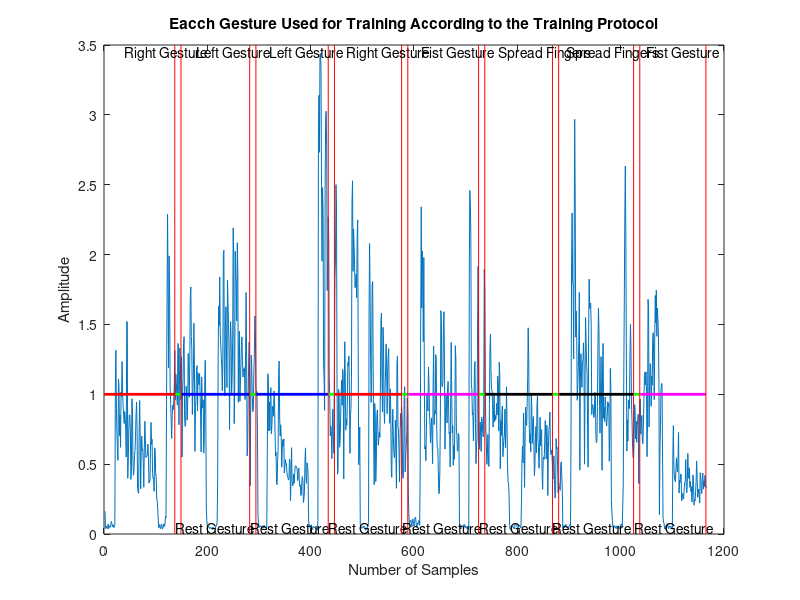

The MATLAB script that drew this image:
load trainvec_strong.mat
data=trainvec;
% Create gesture labels
gesture_labels = zeros(size(data, 1), 1);
gesture_labels(1:137) = 1; % Right gesture
gesture_labels(138:149) = 2; % Rest gesture
gesture_labels(150:282) = 3; % Left gesture
gesture_labels(283:294) = 2; % Rest gesture
gesture_labels(295:434) = 3; % Left gesture
gesture_labels(435:446) = 2; % Rest gesture
gesture_labels(447:576) = 1; % Right gesture
gesture_labels(577:588) = 2; % Rest gesture
gesture_labels(589:725) = 4; % Fist gesture
gesture_labels(726:737) = 2; % Rest gesture
gesture_labels(738:868) = 5; % Spread fingers gesture
gesture_labels(869:880) = 2; % Rest gesture
gesture_labels(881:1025) = 5; % Spread fingers gesture
gesture_labels(1026:1037) = 2; % Rest gesture
gesture_labels(1038:1165) = 4; % Fist gesture
% Plot 1: Individual Gesture Data
figure;
subplot(1, 1, 1);
plot(data(:, 1)); % Plot the first channel of the sEMG data
ylabel('Amplitude')
xlabel('Number of Samples')
title('Eacch Gesture Used for Training According to the Training Protocol')
hold on;
% Add check on y-axis for gesture data ranges
line([1, 137], [1, 1], 'Color', 'r', 'LineWidth', 2); % Right gesture
line([138, 149], [1, 1], 'Color', 'g', 'LineWidth', 2); % Rest gesture
line([150, 282], [1, 1], 'Color', 'b', 'LineWidth', 2); % Left gesture
line([283, 294], [1, 1], 'Color', 'g', 'LineWidth', 2); % Rest gesture
line([295, 434], [1, 1], 'Color', 'b', 'LineWidth', 2); % Left gesture
line([435, 446], [1, 1], 'Color', 'g', 'LineWidth', 2); % Rest gesture
line([447, 576], [1, 1], 'Color', 'r', 'LineWidth', 2); % Right gesture
line([577, 588], [1, 1], 'Color', 'g', 'LineWidth', 2); % Rest gesture
line([589, 725], [1, 1], 'Color', 'm', 'LineWidth', 2); % Fist gesture
line([726, 737], [1, 1], 'Color', 'g', 'LineWidth', 2); % Rest gesture
line([738, 868], [1, 1], 'Color', 'k', 'LineWidth', 2); % Spread fingers gesture
line([869, 880], [1, 1], 'Color', 'g', 'LineWidth', 2); % Rest gesture
line([881, 1025], [1, 1], 'Color', 'k', 'LineWidth', 2); % Spread fingers gesture
line([1026, 1037], [1, 1], 'Color', 'g', 'LineWidth', 2); % Rest gesture
line([1038, 1165], [1, 1], 'Color', 'm', 'LineWidth', 2);% Fist gesture

% Add check lines
check_points = [137, 149, 282, 294, 434, 446, 576, 588, 725, 737, 868, 880, 1025, 1037, 1165];
y_values = ylim; % Get the automatic y-axis limits

for i = 1:numel(check_points)
    line([check_points(i), check_points(i)], y_values, 'Color', 'r');
    if i == 1
        text(39, y_values(2), 'Right Gesture', 'HorizontalAlignment', 'left', 'VerticalAlignment', 'top', 'FontSize', 10);
    elseif i == 2
        text(138, y_values(1), 'Rest Gesture', 'HorizontalAlignment', 'left', 'VerticalAlignment', 'bottom', 'FontSize', 10);
    elseif i == 3
        text(180, y_values(2), 'Left Gesture', 'HorizontalAlignment', 'left', 'VerticalAlignment', 'top', 'FontSize', 10);
    elseif i == 4
        text(283, y_values(1), 'Rest Gesture', 'HorizontalAlignment', 'left', 'VerticalAlignment', 'bottom', 'FontSize', 10);
    elseif i == 5
        text(320, y_values(2), 'Left Gesture', 'HorizontalAlignment', 'left', 'VerticalAlignment', 'top', 'FontSize', 10);
    elseif i == 6
        text(435, y_values(1), 'Rest Gesture', 'HorizontalAlignment', 'left', 'VerticalAlignment', 'bottom', 'FontSize', 10);
    elseif i == 7
        text(470, y_values(2), 'Right Gesture', 'HorizontalAlignment', 'left', 'VerticalAlignment', 'top', 'FontSize', 10);
    elseif i == 8
        text(577, y_values(1), 'Rest Gesture', 'HorizontalAlignment', 'left', 'VerticalAlignment', 'bottom', 'FontSize', 10);
    elseif i == 9
        text(615, y_values(2), 'Fist Gesture', 'HorizontalAlignment', 'left', 'VerticalAlignment', 'top', 'FontSize', 10);
    elseif i == 10
        text(726, y_values(1), 'Rest Gesture', 'HorizontalAlignment', 'left', 'VerticalAlignment', 'bottom', 'FontSize', 10);
    elseif i == 11
        text(763, y_values(2), 'Spread Fingers', 'HorizontalAlignment', 'left', 'VerticalAlignment', 'top', 'FontSize', 10);
    elseif i == 12
        text(869, y_values(1), 'Rest Gesture', 'HorizontalAlignment', 'left', 'VerticalAlignment', 'bottom', 'FontSize', 10);
    elseif i == 13
        text(895, y_values(2), 'Spread Fingers', 'HorizontalAlignment', 'left', 'VerticalAlignment', 'top', 'FontSize', 10);
    elseif i == 14
        text(1026, y_values(1), 'Rest Gesture', 'HorizontalAlignment', 'left', 'VerticalAlignment', 'bottom', 'FontSize', 10);
    elseif i == 15
        text(1050, y_values(2), 'Fist Gesture', 'HorizontalAlignment', 'left', 'VerticalAlignment', 'top', 'FontSize', 10);
    end
end
